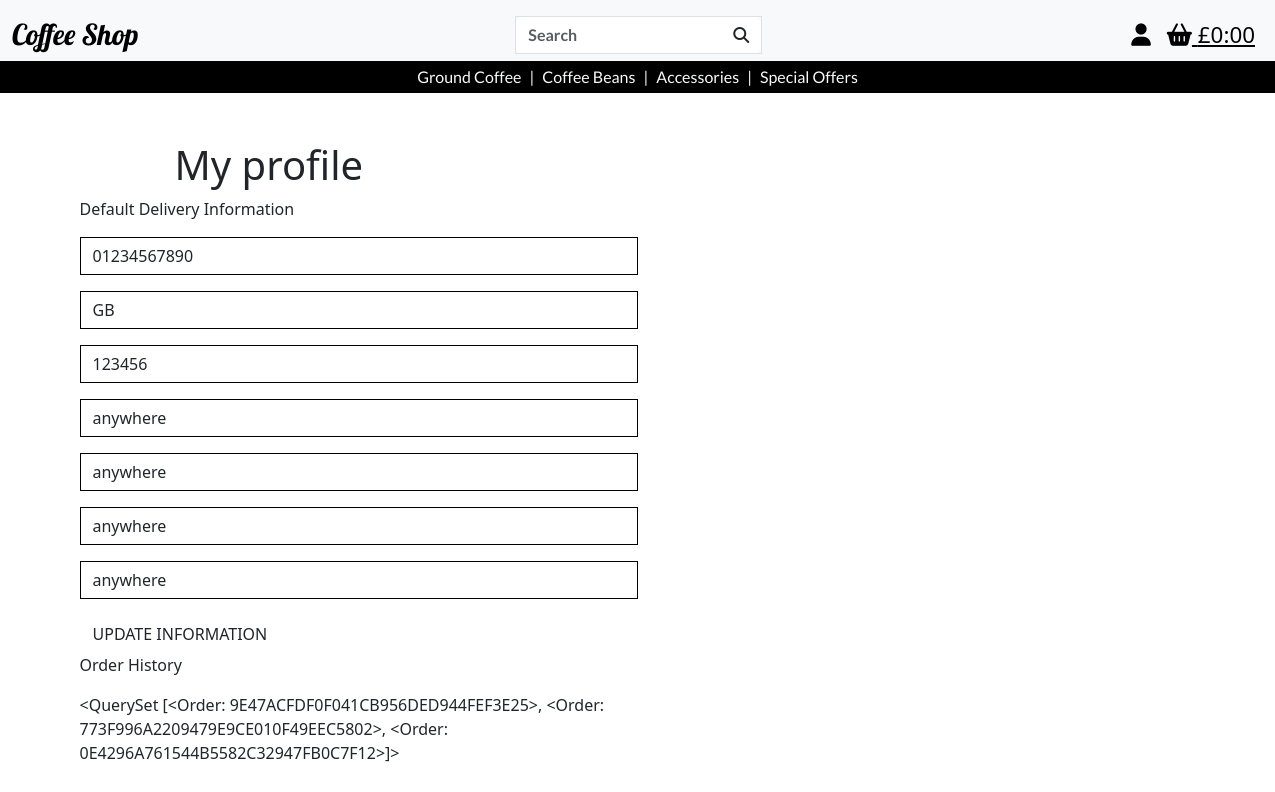
The page /profiles/ (signed in) on the database as committed earlier.
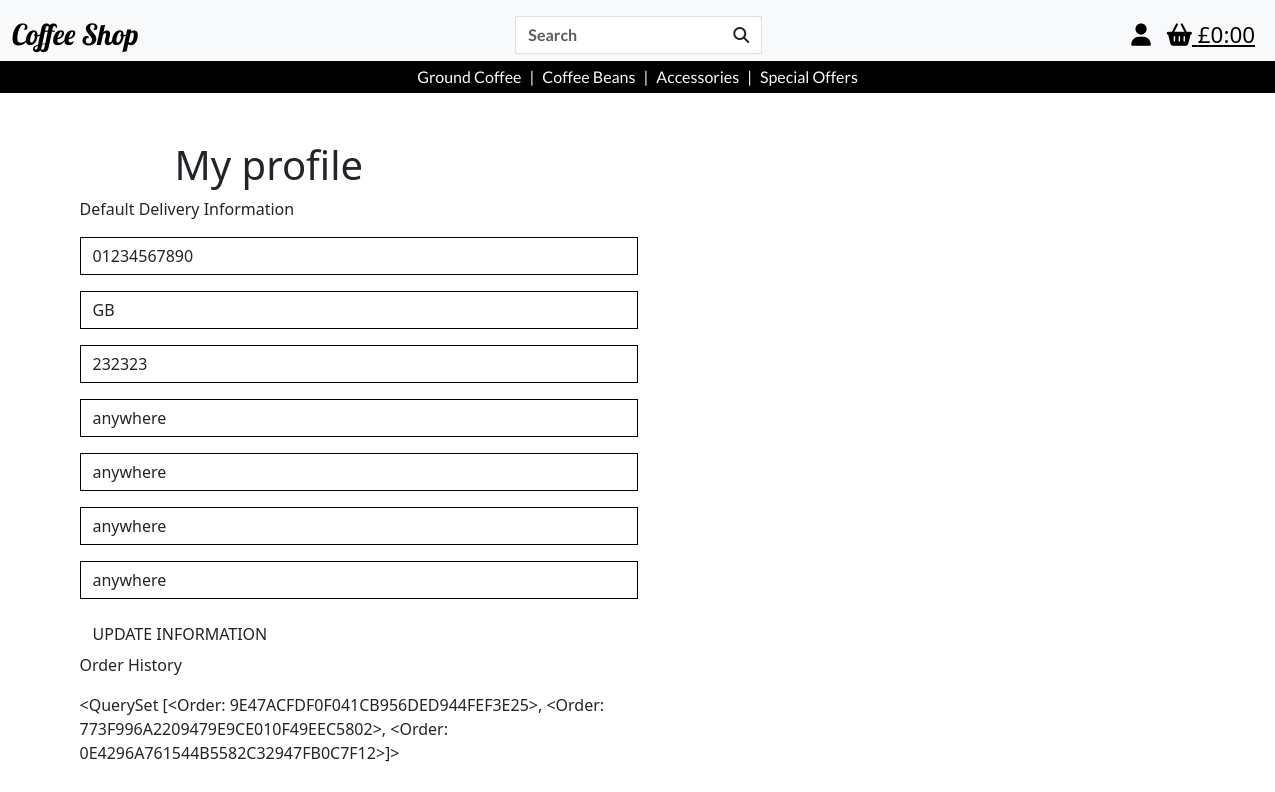
The same page on the database as committed later.
### profiles/models.py (models this page shows, shortened)
class UserProfile(models.Model):
    user = models.OneToOneField(User, on_delete=models.CASCADE)
    default_phone_number = models.CharField(max_length=20, null=True, blank=True)
    default_country = models.CharField(max_length=40, null=True, blank=True)
    default_postcode = models.CharField(max_length=20, null=True, blank=True)
    default_town_or_city = models.CharField(max_length=40, null=True, blank=True)
    default_street_address1 = models.CharField(max_length=80, null=True, blank=True)
    default_street_address2 = models.CharField(max_length=80, null=True, blank=True)
    default_county = models.CharField(max_length=80, null=True, blank=True)

### checkout/models.py (models this page shows, shortened)
class Order(models.Model):
    order_number = models.CharField(max_length=32, null=False, editable=False)
    user_profile = models.ForeignKey(
        UserProfile, on_delete=models.SET_NULL, null=True, blank=True, related_name='orders')
    full_name = models.CharField(max_length=50, null=False, blank=False)
    email = models.EmailField(max_length=254, null=False, blank=False)
    phone_number = models.CharField(max_length=20, null=False, blank=False)
    country = models.CharField(max_length=40, null=False, blank=False)
    postcode = models.CharField(max_length=20, null=True, blank=True)
    town_or_city = models.CharField(max_length=40, null=False, blank=False)
    street_address1 = models.CharField(max_length=80, null=False, blank=False)
    street_address2 = models.CharField(max_length=80, null=True, blank=True)
    county = models.CharField(max_length=80, null=True, blank=True)
    date = models.DateTimeField(auto_now_add=True)
    delivery_cost = models.DecimalField(
        max_digits=6, decimal_places=2, null=False, default=0)
    order_total = models.DecimalField(
        max_digits=10, decimal_places=2, null=False, default=0)
    grand_total = models.DecimalField(
        max_digits=10, decimal_places=2, null=False, default=0)
    original_bag = models.TextField(null=False, blank=False, default='')
    stripe_pid = models.CharField(
        max_length=254, null=False, blank=False, default='')
    def __str__(self):
        return self.order_number

### profiles/views.py (the view)
# urls.py: path('', views.profile, name='profile'),
@login_required
def profile(request):
    profile = get_object_or_404(UserProfile, user=request.user)
    if request.method == 'POST':
        form = UserProfileForm(request.POST, instance=profile)
        if form.is_valid():
            form.save()
            messages.success(request, 'Profile updated successfully')
    else:
        form = UserProfileForm(instance=profile)
    orders = profile.orders.all()
    template = 'profiles/profile.html'
    context = {
        'form': form,
        'orders': orders,
    }
    return render(request, template, context)

### profiles/forms.py
class UserProfileForm(forms.ModelForm):
    class Meta:
        model = UserProfile
        exclude = ('user',)
    def __init__(self, *args, **kwargs):
        super().__init__(*args, **kwargs)
        placeholders = {
            'default_phone_number': 'Phone Number',
            'default_postcode': 'Postal Code',
            'default_town_or_city': 'Town or City',
            'default_street_address1': 'Street Address 1',
            'default_street_address2': 'Street Address 2',
            'default_county': 'County, State or Locality',
        }
        self.fields['default_phone_number'].widget.attrs['autofocus'] = True
        for field in self.fields:
            if field != 'default_country':
                if self.fields[field].required:
                    placeholder = f'{placeholders[field]} *'
                else:
                    placeholder = placeholders[field]
                self.fields[field].widget.attrs['placeholder'] = placeholder
            self.fields[field].widget.attrs['class'] = 'border-black rounded-0 profile-form-input'
            self.fields[field].label = False

### profiles/templates/profiles/profile.html (shortened to what this page needs)
{% extends 'base.html' %} {% load static %} {% block extra_css %}
<link rel="stylesheet" href="" />
{% endblock%} {% block content %}
<div class="container">
  <div class="row">
    <div class="col5 offset-1">
      <h1 class="mt-5 products-header">My profile</h1>
    </div>
  </div>
  <div class="col-12 col-lg-6">
    <p class="">Default Delivery Information</p>
    <form
      class="mt-3"
      action="{% url 'profile' %}"
      method="POST"
      id="profile-update-form"
    >
      {% csrf_token %} {{ form|crispy }}
      <button class="btn btn-black rounded-0 text-uppercase float-right">
        Update Information
      </button>
    </form>
  </div>
  <div class="col-12 col-lg-6">
    <p class="">Order History</p>
    {{ orders }}
  </div>
  {% endblock %}

Rows that differ between the two databases and show on the page:
changed UserProfile "GB": default_postcode "123456" → "232323"
